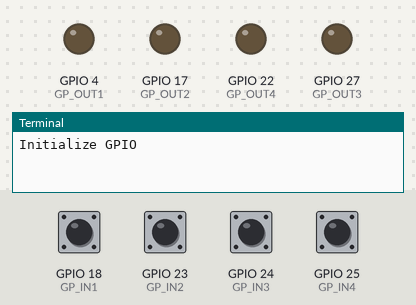
This program was run on a simulated Raspberry Pi (BCM pin numbers). Parts: output pins drawn as LEDs (lit = HIGH), the last lines printed to the terminal. Inputs (shaded band) come from the test bench; at power-on: GPIO 18 (GP_IN1), GPIO 23 (GP_IN2), GPIO 24 (GP_IN3), GPIO 25 (GP_IN4) LOW.

Above: at 1.2 s.
1.3 s: GPIO 18 (GP_IN1) pulled HIGH for 0.15 s
At 2.4 s:
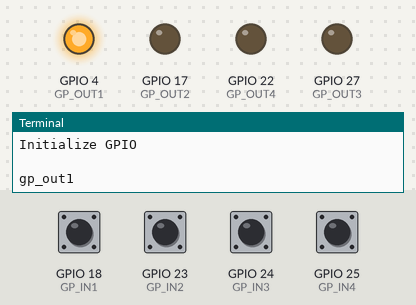
2.9 s: GPIO 23 (GP_IN2) pulled HIGH for 0.15 s
At 3.6 s:
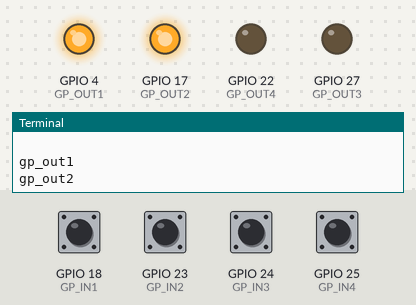
4.5 s: GPIO 24 (GP_IN3) pulled HIGH for 0.15 s
At 5.8 s:
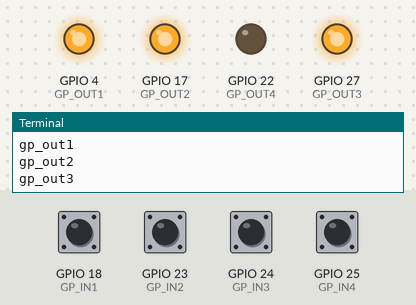
6.1 s: GPIO 25 (GP_IN4) pulled HIGH for 0.15 s
At 7.2 s:
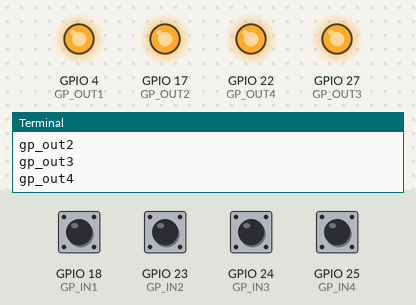
7.7 s: GPIO 18 (GP_IN1) pulled HIGH for 1 s
At 9.7 s:
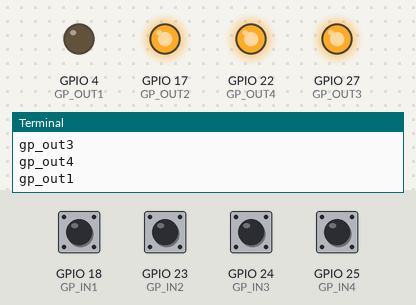
10.2 s: GPIO 23 (GP_IN2) pulled HIGH for 1 s
At 11.6 s:
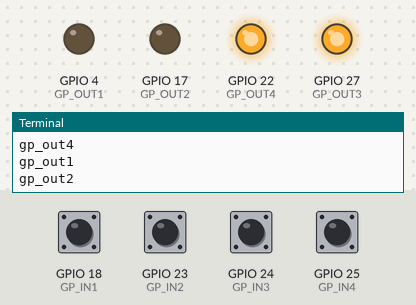
Timing chart, 0 to 13.2 s (numbered marks = the images above; inputs shaded):
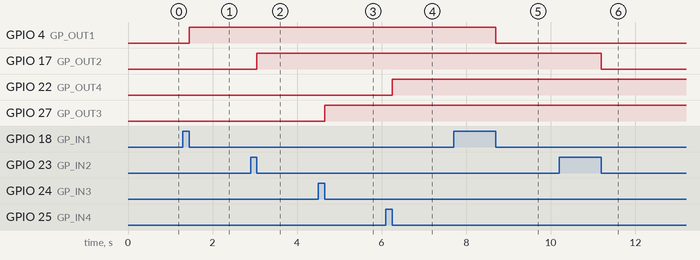

Measured:
- after the input at 1.3 s, GPIO 4 (GP_OUT1): LOW → HIGH after 0.15 s
- after the input at 2.9 s, GPIO 17 (GP_OUT2): LOW → HIGH after 0.15 s
- after the input at 4.5 s, GPIO 27 (GP_OUT3): LOW → HIGH after 0.15 s
- after the input at 6.1 s, GPIO 22 (GP_OUT4): LOW → HIGH after 0.15 s
- after the input at 7.7 s, GPIO 4 (GP_OUT1): HIGH → LOW after 1.0 s
- after the input at 10.2 s, GPIO 17 (GP_OUT2): HIGH → LOW after 1.0 s

The program:

board_check.py
```python
# -*- coding: utf-8 -*-
#
# 2018/07/31 rev 1.0 Modified for 4ch In/Out
#

import time
import RPi.GPIO as GPIO
import shlex
import subprocess

# GPIO pin number
GP_OUT1 = 4
GP_OUT2 = 17
GP_OUT3 = 27
GP_OUT4 = 22
GP_IN1 = 18
GP_IN2 = 23
GP_IN3 = 24
GP_IN4 = 25

gpio_in = (GP_IN1, GP_IN2, GP_IN3, GP_IN4)
gpio_out = (GP_OUT1, GP_OUT2, GP_OUT3, GP_OUT4)

def init_gpio():
  print("Initialize GPIO\n")
  # Use GPIO pin num
  GPIO.setmode(GPIO.BCM)
  # Output
  GPIO.setup(GP_OUT1, GPIO.OUT)
  GPIO.output(GP_OUT1, False)
  GPIO.setup(GP_OUT2, GPIO.OUT)
  GPIO.output(GP_OUT2, False)
  GPIO.setup(GP_OUT3, GPIO.OUT)
  GPIO.output(GP_OUT3, False)
  GPIO.setup(GP_OUT4, GPIO.OUT)
  GPIO.output(GP_OUT4, False)
  # Input
  GPIO.setup(GP_IN1, GPIO.IN, pull_up_down=GPIO.PUD_DOWN)
  GPIO.setup(GP_IN2, GPIO.IN, pull_up_down=GPIO.PUD_DOWN)
  GPIO.setup(GP_IN3, GPIO.IN, pull_up_down=GPIO.PUD_DOWN)
  GPIO.setup(GP_IN4, GPIO.IN, pull_up_down=GPIO.PUD_DOWN)

init_gpio()
gp_out1_state = False
gp_out2_state = False
gp_out3_state = False
gp_out4_state = False


def worker_check_button_1(event):
  print("gp_out1")
  global gp_out1_state
  gp_out1_state = not(gp_out1_state)
  GPIO.output(GP_OUT1, gp_out1_state)

def worker_check_button_2(event):
  print("gp_out2")
  global gp_out2_state
  gp_out2_state = not(gp_out2_state)
  GPIO.output(GP_OUT2, gp_out2_state)

def worker_check_button_3(event):
  print("gp_out3")
  global gp_out3_state
  gp_out3_state = not(gp_out3_state)
  GPIO.output(GP_OUT3, gp_out3_state)

def worker_check_button_4(event):
  print("gp_out4")
  global gp_out4_state
  gp_out4_state = not(gp_out4_state)
  GPIO.output(GP_OUT4, gp_out4_state)

GPIO.add_event_detect(GP_IN1,
                      GPIO.FALLING,
                      callback=worker_check_button_1,
                      bouncetime=300)
GPIO.add_event_detect(GP_IN2,
                      GPIO.FALLING,
                      callback=worker_check_button_2,
                      bouncetime=300)
GPIO.add_event_detect(GP_IN3,
                      GPIO.FALLING,
                      callback=worker_check_button_3,
                      bouncetime=300)
GPIO.add_event_detect(GP_IN4,
                      GPIO.FALLING,
                      callback=worker_check_button_4,
                      bouncetime=300)


try:
  while True:
    time.sleep(1.0)
except:
  print("Quit")
finally:
  print("Clean up")
  GPIO.cleanup()

print("Done")
```
